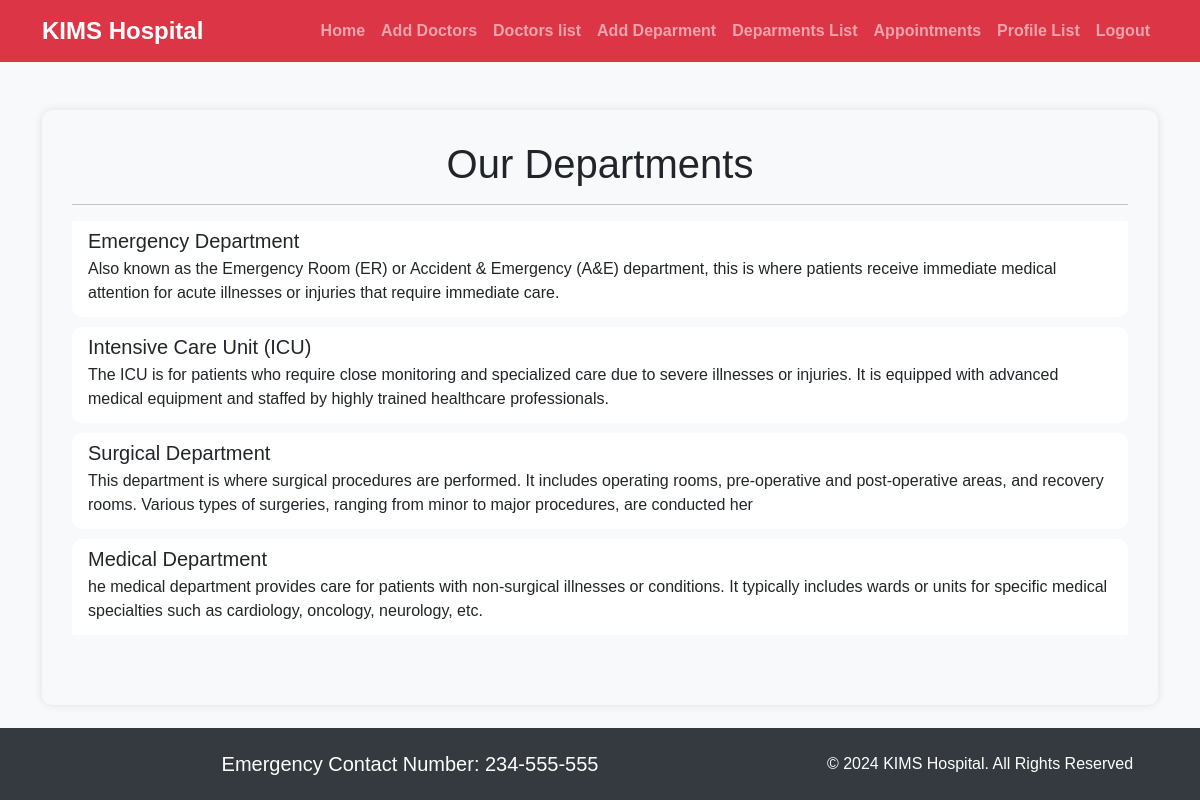
Screenshot of /departments_list/ with the database file from the repository.
### customer/models.py (models this page shows, shortened)
class Departments(models.Model):
    dep_name = models.CharField(max_length=100)
    dep_description = models.TextField()

### admin1/views.py (the view)
# urls.py: path('departments_list/', views.departments_list, name='departments_list'),
def departments_list(request):
    dept = Departments.objects.all()
    return render(request, 'admin/departments_list.html', {'dept': dept})

### templates/admin/departments_list.html (shortened to what this page needs)
{% extends 'admin/base.html' %}
{% block content %}
<div class="container profile-container">
    <h1 class="text-center">Our Departments</h1>
    <hr>
    <div class="list-group">
        {% for d in dept %}
        <a href="#" class="list-group-item list-group-item-action">
            <div class="d-flex w-100 justify-content-between">
                <h5 class="mb-1">{{ d.dep_name }}</h5>
            </div>
            <p class="mb-1">{{ d.dep_description }}</p>
        </a>
        {% empty %}
        <div class="list-group-item">
            No departments available.
        </div>
        {% endfor %}
    </div>
</div>
{% endblock %}

### static/css/profile.css (style rules this page uses)
.profile-container { background-color: #f8f9fa; padding: 30px; border-radius: 10px; box-shadow: 0 0 10px rgba(0, 0, 0, 0.1); margin: 0 auto; }

### static/css/appo_list.css (style rules this page uses)
.list-group { margin-bottom: 30px; }
.list-group-item { border: none; border-radius: 10px; margin-bottom: 10px; }
.list-group-item h5 { margin-bottom: 5px; }
.list-group-item p { margin-bottom: 5px; }

### templates/admin/base.html (style rules this page uses)
body { background-color: #f8f9fa; font-family: Arial, sans-serif; display: flex; flex-direction: column; min-height: 100vh; }

### rows the page displays
Departments: dep_name "Emergency Department", dep_description "Also known as the Emergency Room (ER) or Accident & Emergency (A&E) department, this is where patients receive immediate medical attention for acute illnesses or injuries that require immediate care."
Departments: dep_name "Intensive Care Unit (ICU)", dep_description "The ICU is for patients who require close monitoring and specialized care due to severe illnesses or injuries. It is equipped with advanced medical equipment and staffed by highly trained healthcare professionals."
Departments: dep_name "Surgical Department", dep_description "This department is where surgical procedures are performed. It includes operating rooms, pre-operative and post-operative areas, and recovery rooms. Various types of surgeries, ranging from minor to major procedures, are conducted her"
Departments: dep_name "Medical Department", dep_description "he medical department provides care for patients with non-surgical illnesses or conditions. It typically includes wards or units for specific medical specialties such as cardiology, oncology, neurology, etc."
